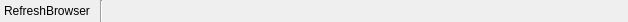
<?xml version="1.0" encoding="UTF-8"?>
<?xml-model href="../XML-Schema-Qt5.15.xsd" ?>
<ui version="4.0">
 <class>BrowserSourceToolbar</class>
 <widget class="QWidget" name="BrowserSourceToolbar">
  <property name="geometry">
   <rect>
    <x>0</x>
    <y>0</y>
    <width>628</width>
    <height>22</height>
   </rect>
  </property>
  <property name="sizePolicy">
   <sizepolicy hsizetype="Preferred" vsizetype="Fixed">
    <horstretch>0</horstretch>
    <verstretch>0</verstretch>
   </sizepolicy>
  </property>
  <property name="minimumSize">
   <size>
    <width>0</width>
    <height>22</height>
   </size>
  </property>
  <property name="maximumSize">
   <size>
    <width>16777215</width>
    <height>22</height>
   </size>
  </property>
  <property name="windowTitle">
   <string notr="true">Form</string>
  </property>
  <layout class="QHBoxLayout" name="horizontalLayout">
   <property name="leftMargin">
    <number>0</number>
   </property>
   <property name="topMargin">
    <number>0</number>
   </property>
   <property name="rightMargin">
    <number>0</number>
   </property>
   <property name="bottomMargin">
    <number>0</number>
   </property>
   <item>
    <widget class="QPushButton" name="refresh">
     <property name="minimumSize">
      <size>
       <width>0</width>
       <height>22</height>
      </size>
     </property>
     <property name="maximumSize">
      <size>
       <width>16777215</width>
       <height>22</height>
      </size>
     </property>
     <property name="text">
      <string>RefreshBrowser</string>
     </property>
     <property name="icon">
      <iconset resource="../obs.qrc">
       <normaloff>:/res/images/refresh.svg</normaloff>:/res/images/refresh.svg</iconset>
     </property>
     <property name="flat">
      <bool>true</bool>
     </property>
     <property name="themeID" stdset="0">
      <string notr="true">refreshIconSmall</string>
     </property>
     <property name="themeID2" stdset="0">
      <string notr="true">contextBarButton</string>
     </property>
    </widget>
   </item>
   <item>
    <widget class="Line" name="line">
     <property name="orientation">
      <enum>Qt::Vertical</enum>
     </property>
    </widget>
   </item>
   <item>
    <spacer name="horizontalSpacer">
     <property name="orientation">
      <enum>Qt::Horizontal</enum>
     </property>
     <property name="sizeHint" stdset="0">
      <size>
       <width>40</width>
       <height>20</height>
      </size>
     </property>
    </spacer>
   </item>
  </layout>
 </widget>
 <resources>
  <include location="../obs.qrc"/>
 </resources>
 <connections/>
</ui>
